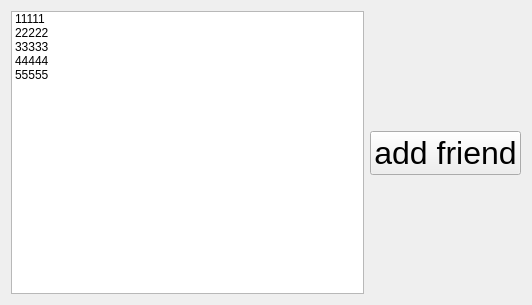
<?xml version="1.0" encoding="UTF-8"?>
<ui version="4.0">
 <class>Online</class>
 <widget class="QWidget" name="Online">
  <property name="geometry">
   <rect>
    <x>0</x>
    <y>0</y>
    <width>532</width>
    <height>305</height>
   </rect>
  </property>
  <property name="windowTitle">
   <string>Form</string>
  </property>
  <layout class="QVBoxLayout" name="verticalLayout_2">
   <item>
    <layout class="QHBoxLayout" name="horizontalLayout">
     <item>
      <widget class="QListWidget" name="online_lw">
       <item>
        <property name="text">
         <string>11111</string>
        </property>
       </item>
       <item>
        <property name="text">
         <string>22222</string>
        </property>
       </item>
       <item>
        <property name="text">
         <string>33333</string>
        </property>
       </item>
       <item>
        <property name="text">
         <string>44444</string>
        </property>
       </item>
       <item>
        <property name="text">
         <string>55555</string>
        </property>
       </item>
      </widget>
     </item>
     <item>
      <layout class="QVBoxLayout" name="verticalLayout">
       <item>
        <spacer name="verticalSpacer">
         <property name="orientation">
          <enum>Qt::Orientation::Vertical</enum>
         </property>
         <property name="sizeHint" stdset="0">
          <size>
           <width>20</width>
           <height>40</height>
          </size>
         </property>
        </spacer>
       </item>
       <item>
        <widget class="QPushButton" name="addfriend_pb">
         <property name="font">
          <font>
           <pointsize>24</pointsize>
          </font>
         </property>
         <property name="text">
          <string>add friend</string>
         </property>
        </widget>
       </item>
       <item>
        <spacer name="verticalSpacer_2">
         <property name="orientation">
          <enum>Qt::Orientation::Vertical</enum>
         </property>
         <property name="sizeHint" stdset="0">
          <size>
           <width>20</width>
           <height>40</height>
          </size>
         </property>
        </spacer>
       </item>
      </layout>
     </item>
    </layout>
   </item>
  </layout>
 </widget>
 <resources/>
 <connections/>
</ui>
